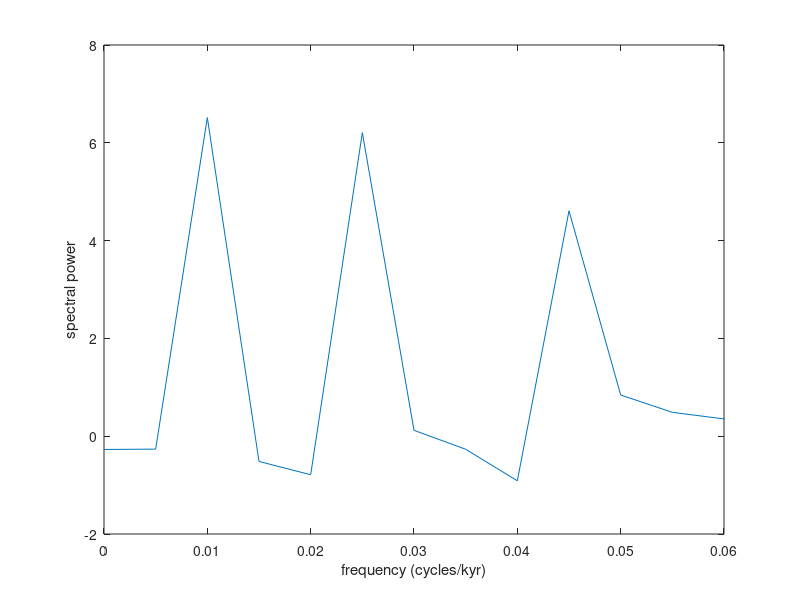

Source code (MATLAB):
% Blackman-Tukey spectral analysis
% code to calculate frequencies using the Blackman-Tukey method
% first set up data with three periods (100, 41, and 23) to demostrate the % method
t = [1:600];
y =  sin(2*pi*t/100) + sin(2*pi*t/41) + sin(2*pi*t/23);

% choose lag
lag = 1/3;
lagno = round(lag*length(y));

% calculate the autocorrelation function
if lag == 1;
  c = xcorr(y);
else;
  c = xcorr(y, y, lagno);
end;

% shift the function to place the zero offset point in first location of
% the vector
center = ceil(length(c)/2);
c1 = c(center:length(c))

% do the FFT and take the real part
p = real(fft(c1));
% normalize to mean of 1
p = p/std(p);

% plot the results
fNyquist = 0.5/(t(2)-t(1))
f=linspace(0, fNyquist, floor(lagno/2+1))
h = figure;
plot(f, p(1:length(f)));

% set the maximum frequency on the plot to 0.06
ax = axis;
axis([ax(1) 0.06 ax(3) ax(4)]) ;
ylabel('spectral power');
xlabel('frequency (cycles/kyr)');
print(h,'structure.pdf','-dpdf');